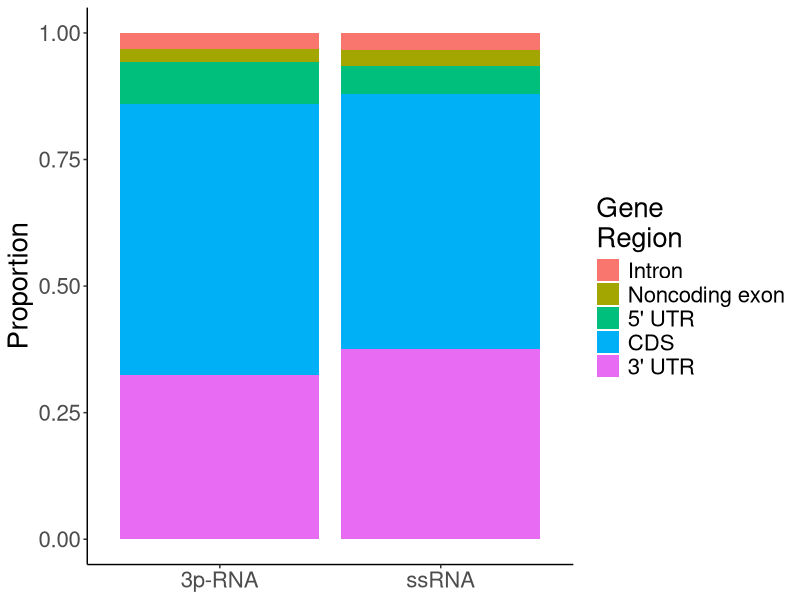
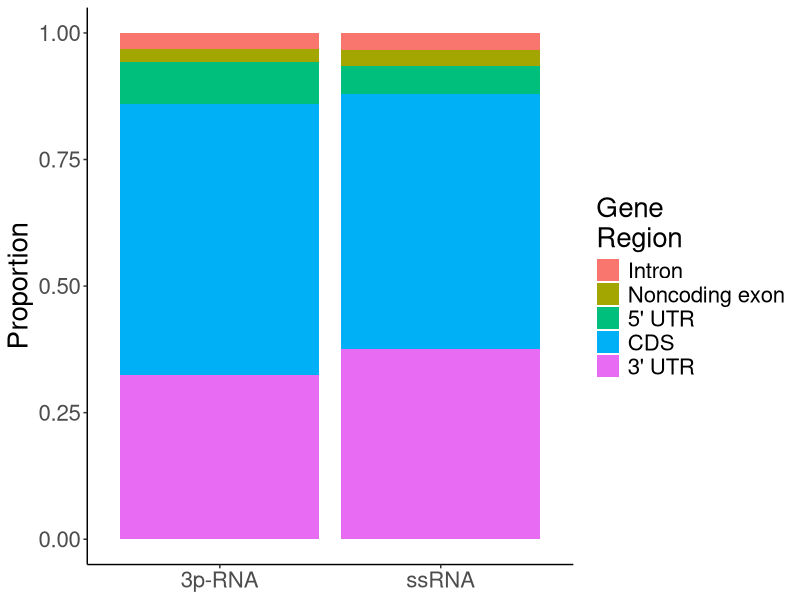

Write the R code that produced these figures, in order.
library(tidyverse)

WTSS<-read.delim("results/WTSS_peaks.tsv", header = F, stringsAsFactors = F)
WT3P<-read.delim("results/WT3P_peaks.tsv", header = F, stringsAsFactors = F)

WTSS_region<-WTSS[,c("V8", "V9")] %>% unique()
WT3P_region<-WT3P[,c("V8", "V9")] %>% unique()

WTSS_region$sample<-"ssRNA"
WT3P_region$sample<-"3p-RNA"

regions<-rbind(WTSS_region, WT3P_region)
regions[regions$V9 %in% c("distintron500",
                          "distnoncoding_intron500",
                          "proxintron500",
                          "proxnoncoding_intron500"), "V9"]<-"intron"
regions<-regions %>% filter(V9 != "stop_codon", V9 != "miRNA")

ggplot(regions, aes(x = sample, 
                    fill = factor(V9, levels = c("intron", "noncoding_exon", "5utr", "CDS", "3utr")))) +
    geom_bar(position = "fill") +
    theme_classic() +
    labs(x = NULL, y = "Proportion", fill = "Gene\nRegion") +
    theme(text = element_text(size = 20)) +
    scale_fill_discrete(labels = c("Intron", "Noncoding exon", "5' UTR", "CDS", "3' UTR"))
ggsave("PARP13_CLIP_gene_region_binding.png", units = "in", width = 5, height = 3)

chi<-regions %>% group_by(sample, V9) %>% 
    summarise(count = n()) %>% 
    spread(V9, count) %>%
    as.data.frame()
row.names(chi)<-chi[,1]
chi<-chi[,2:ncol(chi)]
chisq.test(chi)
